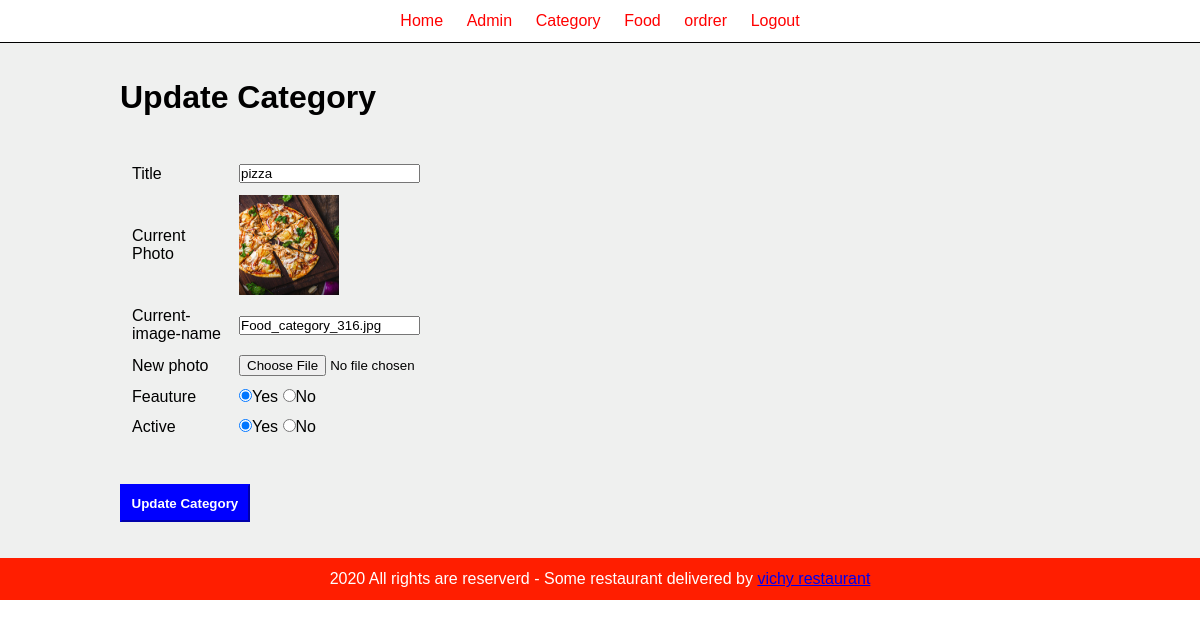
The app's page /food-order/admin/update.category.php?id=217&image_name=Food_category_316.jpg with its own data.
### tables this page shows
CREATE TABLE `tbl_category` (
  `id` int(10) UNSIGNED NOT NULL,
  `title` varchar(100) NOT NULL,
  `image_name` varchar(255) NOT NULL,
  `feauture` varchar(10) NOT NULL,
  `active` varchar(10) NOT NULL
);

### food-order/admin/update.category.php (the view, shortened to what this page needs)
<?php include("partials/menu.php") ?>
<?php include("config/constrain.php") ?>
<?php
if (isset($_GET['id']) && isset($_GET['image_name'])) {
    $id = $_GET['id'];
    $image_name = $_GET['image_name'];
    $sql = "SELECT * FROM tbl_category WHERE id=$id";
    $res = mysqli_query($dbc, $sql);
    if ($res) {
        $count = mysqli_num_rows($res);
        if ($count) {
            $rows = mysqli_fetch_assoc($res);
            $title = $rows['title'];
            $active = $rows['active'];
            $feauture  = $rows['feauture'];
        }
    }
} else {
    $_SESSION['update-category'] = "<div class=fail >No category found </div>";
    header("location:manage.categories.php");
}
?>
<div class="category">
    <div class="wrapper">
        <h1>Update Category</h1>
        <br><br>
        <form action="" method="post" enctype="multipart/form-data">
            <table style="width: 40% ;" class="form-update" class="table-addadmin">
                <tr>
                    <td>Title</td>
                    <td><input type="text" name="title" id="" value="<?php echo $title ?>"></td>
                </tr>
                <tr>
                    <td>Current Photo</td>
                    <?php
                    if ($image_name == "") {
                        echo "<td ><div class='fail'>Image not added</div></td>";
                    } else { ?>
                        <td> <img src='../images/<?php echo $image_name ?>' alt='' srcset=''></td>
                </tr>
                <tr>
                    <td>Current-image-name</td>
                    <td><input type="text" name="image_name" value="<?php echo $image_name ?>"></td>
                <?php  }
                ?>
                </tr>
                <tr>
                    <td>New photo</td>
                    <td><input type="file" name="image" value="select-photo"></td>
                </tr>
                <tr>
                    <td>Feauture</td>
                    <td>
                        <input type="radio" name="featured" value="Yes" <?php if ($feauture  == "Yes") echo "checked" ?>>Yes
                        <input type="radio" name="featured" value="No" <?php if ($feauture  == "No") echo "checked" ?>>No
                    </td>
                </tr>
                <tr>
                    <td><label for="">Active</label></td>
                    <td>
                        <input type="radio" name="active" value="Yes" <?php if ($active == "Yes") echo "checked" ?>>Yes
                        <input type="radio" name="active" value="No" <?php if ($active == "No") echo "checked" ?>>No
                    </td>
                </tr>
            </table>
            <br><br>
            <button class="btn-1" name="sumbit">Update Category</button>
        </form>
    </div>
</div>
<?php include("partials/footer.php") ?>

### food-order/css/admin.css (style rules this page uses)
* { margin: 0 0; padding: 0 0; font-family: Arial, Helvetica, sans-serif; }
.wrapper { border: 0px solid black; padding: 1%; width: 80%; margin: 0 auto; }
.category { background-color: rgba(192, 197, 192, 0.253); padding: 2% 0%; }
.btn-1 { background-color: blue; padding: 1%; text-decoration: none; color: white; font-weight: bold; border-color: blue; }
table tr td { padding: 1%; text-align: center; }
img { width: 100px; height: 100px; }
.form-update,.form-update td { padding: 5px; text-align: left; }

### records on screen
tbl_category: title "pizza", feauture "☑", active "☑"
